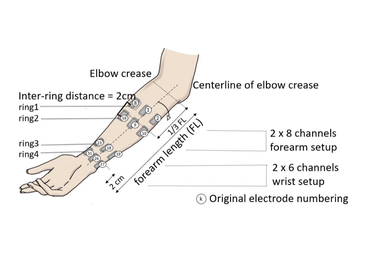
#> input picture grabmyo/electrode_placement.png, 370 x 262 px, shrunk from 842 x 595 before the run
$ python fig1_system_and_placement.py
#> lines starting #> are read from the running program, lines starting #| are printed output that depends on the picture
"""
Figure 1 for the ICBINB paper.

Two panels, stacked for single-column layout:
  (a) system block diagram — electrodes → envelope → classifier → stability filter → actuator
  (b) forearm electrode-placement diagram, four sites labelled with muscle names

Anonymised by construction — no photos, no lab identifiers.

Output:
  analysis/plots/figures/fig1_system_and_placement.png
  analysis/plots/figures/fig1_system_and_placement.pdf
"""

import sys
from pathlib import Path

PROJECT_ROOT = Path(__file__).resolve().parents[2]
sys.path.insert(0, str(PROJECT_ROOT))

import matplotlib.pyplot as plt
import matplotlib.patches as mpatches
from matplotlib.patches import FancyArrowPatch, FancyBboxPatch, Circle, Ellipse
import numpy as np

OUT_DIR = PROJECT_ROOT / "analysis" / "plots" / "figures"
OUT_DIR.mkdir(parents=True, exist_ok=True)

# ── shared style ──
plt.rcParams.update({
    "font.family": "sans-serif",
    "font.size": 9,
    "axes.linewidth": 0.8,
})

BOX_FACE = "#f6f8fa"
BOX_EDGE = "#2c3e50"
ARROW_COLOR = "#2c3e50"
FLEXOR_COLOR = "#c0392b"   # deep red — flexors
EXTENSOR_COLOR = "#2980b9"  # deep blue — extensors
SKIN = "#f4e4d4"
SKIN_EDGE = "#8e8577"

fig, (ax_a, ax_b) = plt.subplots(
    2, 1,
    figsize=(8.4, 5.4),
    gridspec_kw={"height_ratios": [0.55, 1.0], "hspace": 0.02},
)

# ═══════════════════════════════════════════════════════════════
# Panel (a) — system block diagram
# ═══════════════════════════════════════════════════════════════
ax = ax_a
ax.set_xlim(0, 12)
ax.set_ylim(0, 3)
ax.set_aspect("equal")
ax.axis("off")
ax.text(-0.2, 2.85, "(a)", fontsize=11, fontweight="bold", ha="left", va="top")

# Five boxes in a row
stages = [
    ("Electrodes",   "4× MyoWare 2.0\nforearm sites",     "~30 ms",  "#e8f4f8"),
    ("Envelope",     "Teensy 4.0\npeak-to-peak\n@ 20 Hz",  "50 ms",   "#e8f4f8"),
    ("Classifier",   "HGB\n(370 features)",                "~17 ms",  "#fff4e6"),
    ("Stability",    "2-tier\nsmoothing +\nhysteresis",    "100 ms",  "#fff4e6"),
    ("Actuator",     "Servo motor\ntendon-driven\nexoskeleton", "~76 ms", "#f0e8f4"),
]

n = len(stages)
box_w, box_h = 1.70, 1.35
gap = (12 - n * box_w) / (n + 1)
y_center = 1.5

for i, (title, detail, latency, face) in enumerate(stages):
    x = gap + i * (box_w + gap)
    box = FancyBboxPatch(
        (x, y_center - box_h / 2), box_w, box_h,
        boxstyle="round,pad=0.02,rounding_size=0.08",
        linewidth=1.1, edgecolor=BOX_EDGE, facecolor=face,
    )
    ax.add_patch(box)
    ax.text(x + box_w / 2, y_center + 0.42, title,
            ha="center", va="center", fontsize=9.5, fontweight="bold")
    ax.text(x + box_w / 2, y_center - 0.05, detail,
            ha="center", va="center", fontsize=7.5, linespacing=1.2)
    ax.text(x + box_w / 2, y_center - box_h / 2 - 0.22, latency,
            ha="center", va="center", fontsize=7.5, style="italic",
            color="#555555")

    if i < n - 1:
        x_next = gap + (i + 1) * (box_w + gap)
        arrow = FancyArrowPatch(
            (x + box_w + 0.02, y_center),
            (x_next - 0.02, y_center),
            arrowstyle="-|>", mutation_scale=12,
            linewidth=1.2, color=ARROW_COLOR,
        )
        ax.add_patch(arrow)

# Total latency callout
ax.text(6, 0.35, "end-to-end ≈ 275 ms (component-sum)",
        ha="center", va="center", fontsize=8, style="italic",
        color="#555555")

# Feedback loop label above
ax.text(6, 2.85, "Real-time closed-loop pipeline",
        ha="center", va="top", fontsize=8.5, color="#555555")

# ═══════════════════════════════════════════════════════════════
# Panel (b) — forearm electrode placement (anatomical, from GrabMyo)
# ═══════════════════════════════════════════════════════════════
ax = ax_b
ax.axis("off")

import matplotlib.image as mpimg

# Load the anatomical diagram from GrabMyo (Pradhan et al., PhysioNet).
# Panel (b) is annotated on top of it to show our specific 4-channel subselection.
GRABMYO_IMG = PROJECT_ROOT / "grabmyo" / "electrode_placement.png"
img = mpimg.imread(GRABMYO_IMG)
#> img is the input picture: shape (262, 370, 4) float32; mean R, G, B, A 0.641, 0.637, 0.634, 0.657
img_h, img_w = img.shape[:2]
#> img_h = 262; img_w = 370
ax.imshow(img, aspect="equal")

# Panel label
ax.text(20, 40, "(b)", fontsize=11, fontweight="bold", ha="left", va="top",
        color="#111111")

# Set an extra-wide viewport so we can put annotation text to the right of the image
ax.set_xlim(0, img_w * 1.75)
ax.set_ylim(img_h, 0)   # image coordinates: y goes downward

# Right-side annotation box — describes the 4 channels our paper uses
box_x = img_w + 30
#> box_x = 400
ax.text(box_x, 45, "Our 4 channels", ha="left", va="top", fontsize=10,
        fontweight="bold", color="#111111")
ax.text(box_x, 85, "GrabMyo canonical F1, F5, F10, F14", ha="left", va="top",
        fontsize=8, style="italic", color="#555555")

# The 4 channels described, colour-coded flexor/extensor.
# Each row: coloured dot, then a two-line label (bold tag on top, italic muscle below).
ROW_HEIGHT = 78          # vertical spacing between rows (in image pixels)
FIRST_ROW_Y = 145        # y of the first row's dot centre (leaves room for two-line title)

def annot_row(idx, tag, muscle, full, colour):
    y = FIRST_ROW_Y + idx * ROW_HEIGHT
    # Coloured dot
    ax.text(box_x + 8, y, "●", ha="left", va="center", fontsize=16, color=colour)
    # Bold tag ABOVE the dot's midline (so it doesn't overlap the dot)
    ax.text(box_x + 70, y - 12, tag, ha="left", va="center", fontsize=9,
            fontweight="bold", color=colour)
    # Italic muscle name BELOW the dot's midline
    ax.text(box_x + 70, y + 14, f"{muscle} — {full}", ha="left", va="center",
            fontsize=7.5, style="italic", color="#222222")

annot_row(0, "Ring 1 · flexor",   "FCR", "flexor carpi radialis",           FLEXOR_COLOR)
annot_row(1, "Ring 1 · extensor", "ECR", "extensor carpi radialis",         EXTENSOR_COLOR)
annot_row(2, "Ring 2 · flexor",   "FDS", "flexor digitorum superficialis",  FLEXOR_COLOR)
annot_row(3, "Ring 2 · extensor", "EDC", "extensor digitorum communis",     EXTENSOR_COLOR)

# Interleaving note
notes_y = FIRST_ROW_Y + 4 * ROW_HEIGHT + 30
ax.text(box_x, notes_y,
        "One flexor + one extensor per ring across the two proximal rings\n"
        "of the 2 × 8 forearm setup, giving the interleaved\n"
        "[flexor, extensor, flexor, extensor] geometry the deployed\n"
        "MyoWare rig mirrors on Teensy pins A0, A1, A2, A4.",
        ha="left", va="top", fontsize=7.8, color="#222222", linespacing=1.5)

# Attribution
ax.text(box_x, notes_y + 130,
        "Anatomical diagram adapted from\n"
        "Pradhan et al., GrabMyo dataset (PhysioNet).",
        ha="left", va="top", fontsize=7, style="italic", color="#666666",
        linespacing=1.4)

# Final layout
plt.tight_layout()
out_png = OUT_DIR / "fig1_system_and_placement.png"
out_pdf = OUT_DIR / "fig1_system_and_placement.pdf"
plt.savefig(out_png, dpi=300, bbox_inches="tight")
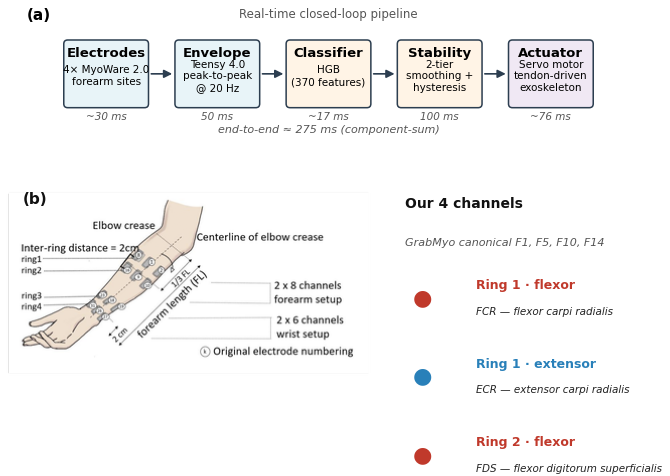
#> figure drawn by matplotlib, 2 panels
plt.savefig(out_pdf, bbox_inches="tight")
print(f"Wrote {out_png}")
print(f"Wrote {out_pdf}")

$ run again, with grabmyo/GestureList.JPG saved as grabmyo/electrode_placement.png
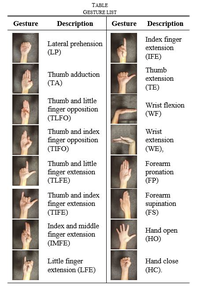
#> input picture grabmyo/GestureList.JPG, 197 x 288 px, shrunk from 447 x 656 before the run
#> img is the input picture: shape (288, 197, 3) float32; mean R, G, B 0.827, 0.815, 0.803
#> `plt.savefig(out_png, dpi=300, bbox_inches="tight")`:
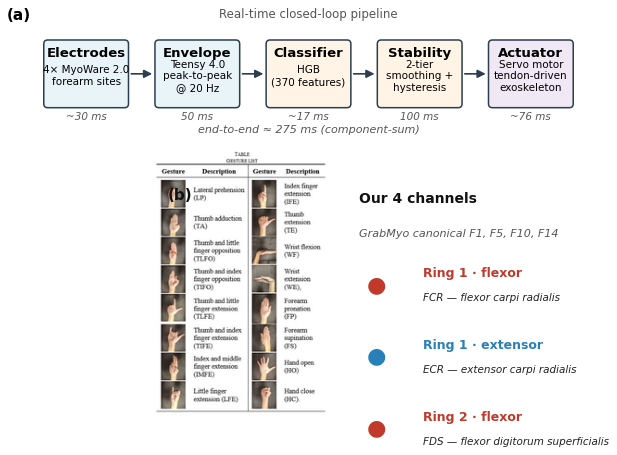
#> figure drawn by matplotlib, 2 panels
